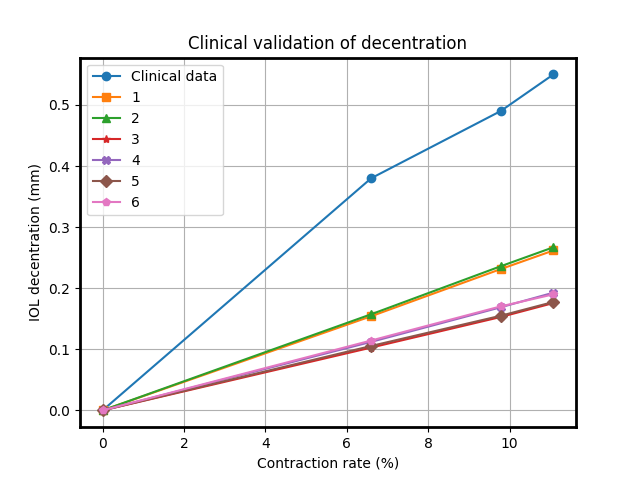

Here is the Python script that generated this plot:
import matplotlib as mpl
import matplotlib.pyplot as plt
import numpy as np
import csv

np.set_printoptions(precision=5, suppress=True)
mpl.rcParams['axes.linewidth'] = 2

def plot_data(x_coordinates, y_coordinates):
  # set the different markers we want to use for the data points.
  markers = ['o', 's', '^', '*', 'X', 'D', 'p']
  names = ["Clinical data", 1, 2, 3, 4, 5, 6]

  # plot each line
  for i in range(len(y_coordinates)):
    plt.plot(x_coordinates, y_coordinates[i], marker = markers[i])
  
  # add the title, xlabel, ylabel and save to the png.
  plt.title("Clinical validation of decentration")
  plt.xlabel("Contraction rate (%)")
  plt.ylabel("IOL decentration (mm)")
  plt.grid()
  plt.legend(names)
  plt.savefig("plot.png")
  plt.close()


# import the data
with open("data.csv", "r") as file:
  reader = csv.reader(file)
  data = list(reader)
data = np.array(data, dtype=float)

# take out the x_coordinates and the y_coordinates
x_coordinates = 100 * data[:, :1]
y_coordinates = np.array([data[:,n] for n in range(1, len(data[1, :]))])


plot_data(x_coordinates, y_coordinates)
